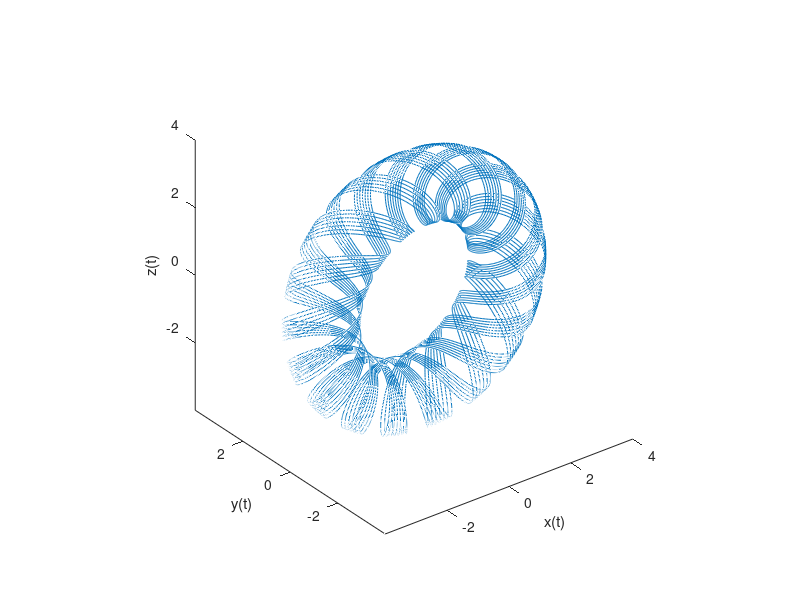

Write MATLAB code to recreate this figure.
t = 0:pi/500:40*pi;
xt = (3 + cos(sqrt(32)*t)).*cos(t);
yt = sin(sqrt(32) * t);
zt = (3 + cos(sqrt(32)*t)).*sin(t);
plot3(xt,yt,zt)
axis equal
xlabel('x(t)')
ylabel('y(t)')
zlabel('z(t)')